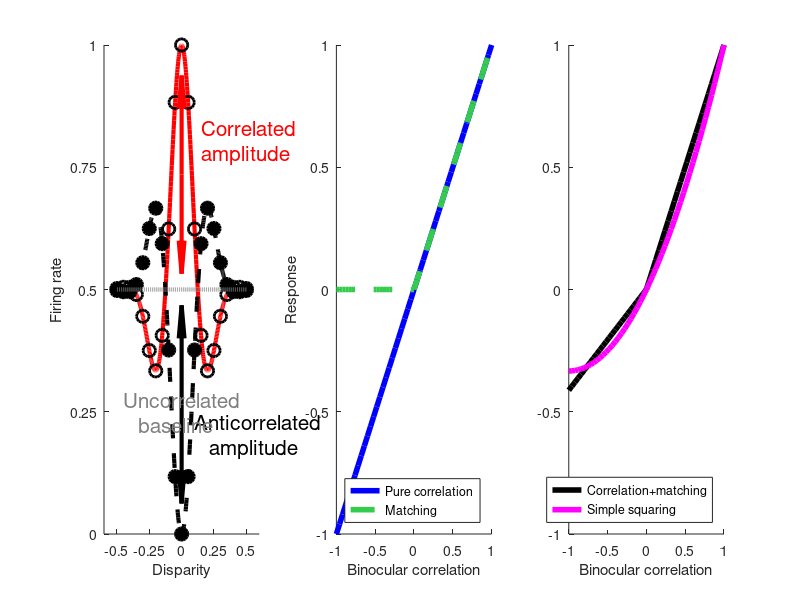

Write MATLAB code to recreate this figure. (Note: this script raises an error after producing the figure.)
function fig1();


x = linspace(-0.5,0.5,501);
x2 = linspace(-0.5,0.5,21);

lw=3;
ms=9;

gray = [0.5,0.5,0.5];

[c1,a1] = tcs(x);
[c2,a2] = tcs(x2);

figure(); 
subplot(1,3,1);
hold on;
plot(x,c1,'r -','linewidth',lw);
plot(x2,c2,'k o','markersize',ms,'linewidth',2);

plot(x,a1,'k --','linewidth',lw)
plot(x2,a2,'k o','markersize',ms,'markerfacecolor','k','linewidth',2);
plot(x,x*0+0.5,':','color',gray,'linewidth',lw);

quiver(0,0.735,0,0.225,'color','red','linewidth',3);
quiver(0,0.735,0,-0.225,'color','red','linewidth',3);

quiver(0,0.265,0,0.225,'color','k','linewidth',3);
quiver(0,0.265,0,-0.225,'color','k','linewidth',3);

set(gca,'ytick',0:0.25:1,'xtick',-0.5:0.25:0.5)
xlabel('Disparity')
ylabel('Firing rate')


text(0.15,0.8,sprintf('Correlated\namplitude'),'color','r','fontsize',15);
text(0.1,0.2,sprintf('Anticorrelated\n   amplitude'),'color','k','fontsize',15);
text(-0.45,0.25,sprintf('Uncorrelated\n   baseline'),'color',gray,'fontsize',15)



subplot(1,3,2);

hold on;
cs = linspace(-1,1,51);
N = 1e6;

C = cs;
M = C; 
M(M<0)=0;

C2 = (((cs+1) * 0.5 ).^2 -0.25)* 1/0.75;

plot(cs,C,'b -','linewidth',4);
plot(cs,M,'--','color',[0.2,0.8,0.3],'linewidth',4)
xlabel('Binocular correlation');
ylabel('Response')
%plot(cs,C2,'k -','linewidth',2); 

leg1=legend('Pure correlation','Matching');
set(leg1,'location','southeast');

ps = linspace(0,1,501);
SSE = zeros(1,length(ps));
for j = 1:length(SSE);
    cm=C*ps(j) + M*(1-ps(j));
    ss=sum((cm-C2).^2);
    SSE(j) = ss;
end
[~,idx] = min(SSE);


subplot(1,3,3); hold on;
plot(cs,(ps(idx)*C + (1-ps(idx))*M),'k -','linewidth',4);
plot(cs,C2,'- m','linewidth',4)
ylim([-1,1]);
xlim([-1,1]);
xlabel('Binocular correlation');
leg2 = legend('Correlation+matching','Simple squaring');
set(leg2,'location','southeast');

set_plot_params(gcf,'fs_scalar',1.1)


end

function [c,a] = tcs(x);
    sigma=0.15;
    f = 0.3/sigma;
    g = @(x)(exp(-x.^2./(2*sigma^2)) .* cos(2*pi*f*x));
    
    c0 = g(x);
    a0 = -g(x);

    c = (c0-min(a0))./(max(c0)-min(a0));
    a = (a0-min(a0))./(max(c0)-min(a0));
end


